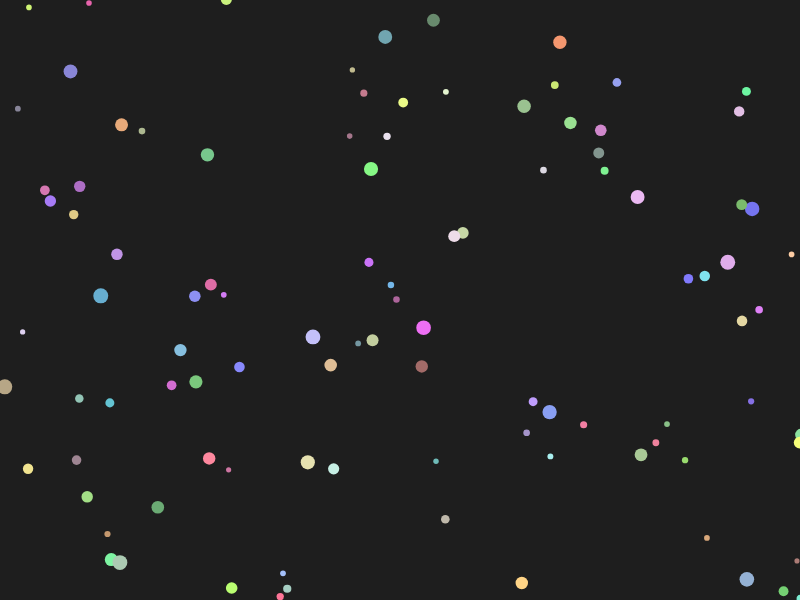
Frame 1 (no input)
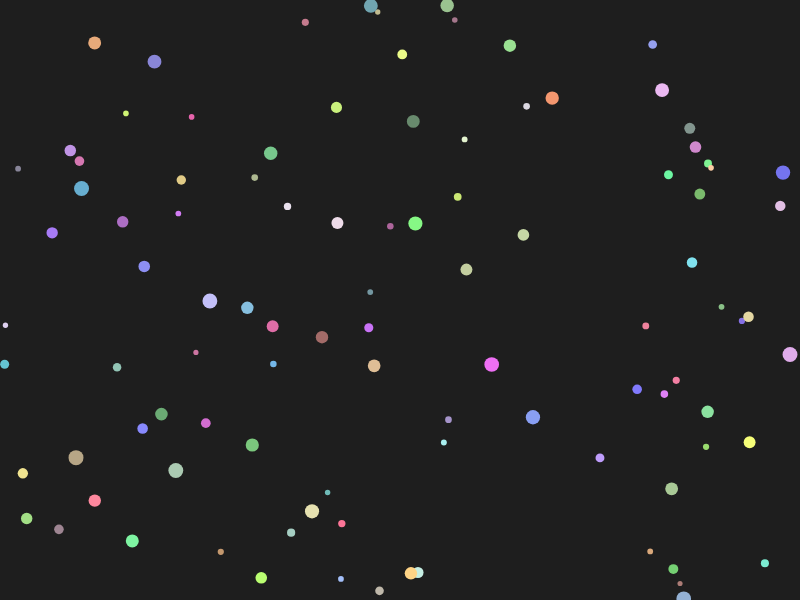
Frame 60 (no input)
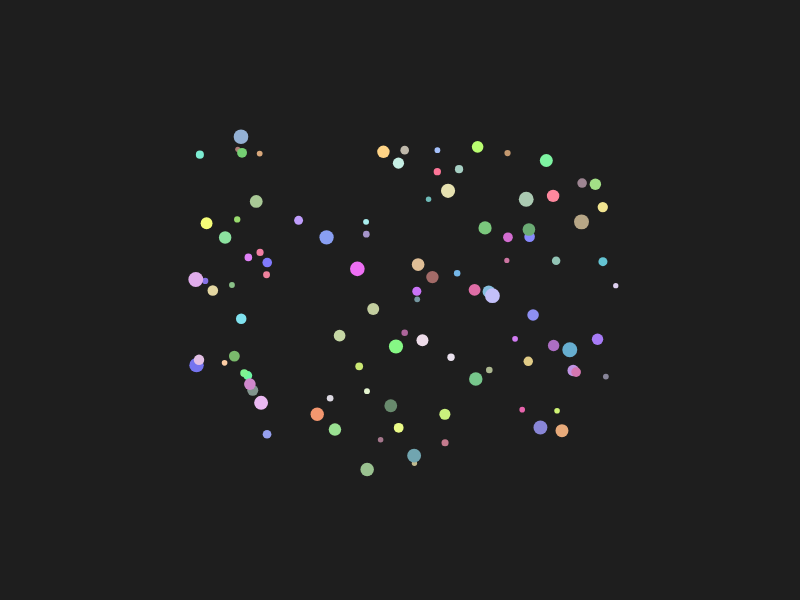
Frame 120 (the mouse pressed at the canvas centre since frame 60)

The p5.js sketch that drew these frames (run headless with seeded random() and noise() and a simulated clock; from frame 60 on, the mouse is pressed at the canvas centre):

// p5.js sketch
// ── sketch.js
let particles = []; // Array to store all the particles

function setup() {
  createCanvas(800, 600);

  // Generate 100 particles
  for (let i = 0; i < 100; i++) {
    particles.push(new Particle(random(width), random(height)));
  }
}

function draw() {
  background(30); // Dark background for better visibility

  // Update and display each particle
  for (let particle of particles) {
    particle.update();
    particle.display();
  }
}

class Particle {
  constructor(x, y) {
    this.x = x; // Initial x position
    this.y = y; // Initial y position
    this.size = random(5, 15); // Random size for the particle
    this.color = color(random(100, 255), random(100, 255), random(100, 255)); // Random color
    this.vx = random(-2, 2); // Random x velocity
    this.vy = random(-2, 2); // Random y velocity
  }

  update() {
    // Move the particle
    this.x += this.vx;
    this.y += this.vy;

    // Bounce off the edges
    if (this.x <= 0 || this.x >= width) {
      this.vx *= -1;
    }
    if (this.y <= 0 || this.y >= height) {
      this.vy *= -1;
    }

    // Mouse interaction: particles move toward the mouse
    if (mouseIsPressed) {
      let dx = mouseX - this.x;
      let dy = mouseY - this.y;
      let distance = sqrt(dx * dx + dy * dy);
      if (distance > 5) {
        this.vx += dx * 0.02;
        this.vy += dy * 0.02;
      }
    }

    // Keyboard interaction: add velocity based on arrow keys
    if (keyIsDown(LEFT_ARROW)) {
      this.vx -= 0.1;
    }
    if (keyIsDown(RIGHT_ARROW)) {
      this.vx += 0.1;
    }
    if (keyIsDown(UP_ARROW)) {
      this.vy -= 0.1;
    }
    if (keyIsDown(DOWN_ARROW)) {
      this.vy += 0.1;
    }
  }

  display() {
    // Draw the particle
    noStroke();
    fill(this.color);
    ellipse(this.x, this.y, this.size, this.size);
  }
}
